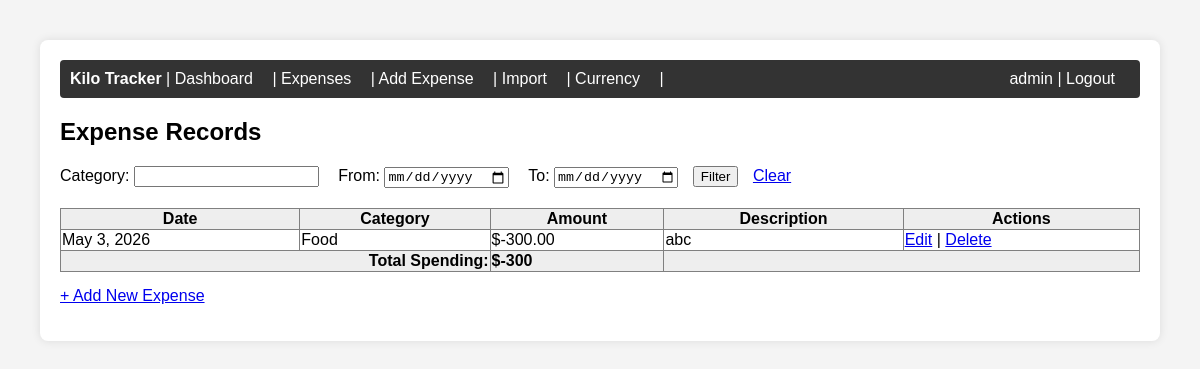
Page /expenses/ (signed in) on the earlier database version.
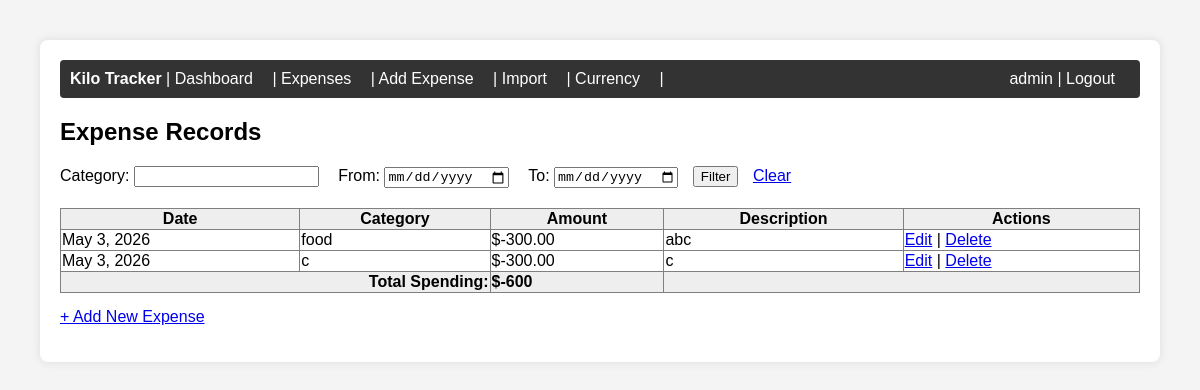
Same page on the later database version.
### skillsswap/models.py (models this page shows, shortened)
class Expense(models.Model):
    user = models.ForeignKey(User, on_delete=models.CASCADE)
    date = models.DateField()
    amount = models.DecimalField(max_digits=10, decimal_places=2)
    category = models.CharField(max_length=100)
    description = models.TextField(blank=True)
    created_at = models.DateTimeField(auto_now_add=True)
    updated_at = models.DateTimeField(auto_now=True)

### skillsswap/views.py (the view)
# urls.py: path('expenses/', ExpenseListView.as_view(), name='expense_list'),
class ExpenseListView(LoginRequiredMixin, ListView):
    model = Expense
    template_name = 'skillsswap/expense_list.html'
    context_object_name = 'expenses'
    def get_queryset(self):
        qs = Expense.objects.filter(user=self.request.user)
        category = self.request.GET.get('category')
        date_from = self.request.GET.get('date_from')
        date_to = self.request.GET.get('date_to')
        if category:
            qs = qs.filter(category__iexact=category)
        if date_from:
            qs = qs.filter(date__gte=date_from)
        if date_to:
            qs = qs.filter(date__lte=date_to)
        return qs.order_by('-date')
    def get_context_data(self, **kwargs):
        context = super().get_context_data(**kwargs)
        qs = self.get_queryset()
        context['total_spending'] = qs.aggregate(total=Sum('amount'))['total'] or 0
        context['category_filter'] = self.request.GET.get('category', '')
        context['date_from'] = self.request.GET.get('date_from', '')
        context['date_to'] = self.request.GET.get('date_to', '')
        return context

### skillsswap/templates/skillsswap/expense_list.html
{% extends 'skillsswap/base.html' %}
{% block content %}
<h2>Expense Records</h2>
<form method="get" style="margin-bottom: 20px;">
    <label>Category: <input type="text" name="category" value="{{ category_filter }}"></label>
    <label style="margin-left: 15px;">From: <input type="date" name="date_from" value="{{ date_from }}"></label>
    <label style="margin-left: 15px;">To: <input type="date" name="date_to" value="{{ date_to }}"></label>
    <button type="submit" style="margin-left: 10px;">Filter</button>
    <a href="{% url 'expense_list' %}" style="margin-left: 10px;">Clear</a>
</form>
<table border="1" style="width:100%; border-collapse: collapse;">
    <thead>
        <tr style="background-color: #eee;">
            <th>Date</th>
            <th>Category</th>
            <th>Amount</th>
            <th>Description</th>
            <th>Actions</th>
        </tr>
    </thead>
    <tbody>
        {% for expense in expenses %}
        <tr>
            <td>{{ expense.date }}</td>
            <td>{{ expense.category }}</td>
            <td>${{ expense.amount }}</td>
            <td>{{ expense.description }}</td>
            <td>
                <a href="{% url 'expense_edit' expense.pk %}">Edit</a> |
                <a href="{% url 'expense_delete' expense.pk %}">Delete</a>
            </td>
        </tr>
        {% empty %}
        <tr>
            <td colspan="5">No expenses found.</td>
        </tr>
        {% endfor %}
    </tbody>
    <tfoot>
        <tr style="background-color: #eee; font-weight: bold;">
            <td colspan="2" style="text-align: right;">Total Spending:</td>
            <td>${{ total_spending }}</td>
            <td colspan="2"></td>
        </tr>
    </tfoot>
</table>
<p style="margin-top: 15px;"><a href="{% url 'expense_add' %}">+ Add New Expense</a></p>
{% endblock %}

### skillsswap/templates/skillsswap/base.html (shortened to what this page needs)
<!DOCTYPE html>
<html>
<head>
</head>
<body>
    <div class="container">
        <nav>
            <strong>Kilo Tracker</strong> |
            <a href="{% url 'dashboard' %}">Dashboard</a> |
            <a href="{% url 'expense_list' %}">Expenses</a> |
            <a href="{% url 'expense_add' %}">Add Expense</a> |
            <a href="{% url 'import_expenses' %}">Import</a> |
            <a href="{% url 'currency_conversion' %}">Currency</a> |
            {% if user.is_authenticated %}
            <span style="float:right;">{{ user.username }} | <a href="{% url 'logout' %}">Logout</a></span>
            {% else %}
            <span style="float:right;"><a href="{% url 'login' %}">Login</a> | <a href="{% url 'register' %}">Register</a></span>
            {% endif %}
        </nav>
        {% block content %}{% endblock %}
    </div>
</body>
</html>

### skillsswap/templates/skillsswap/base.html (style rules this page uses)
body { font-family: Arial, sans-serif; margin: 40px; background-color: #f4f4f4; }
.container { background: white; padding: 20px; border-radius: 8px; box-shadow: 0 0 10px rgba(0, 0, 0, 0.1); }
nav { margin-bottom: 20px; padding: 10px; background: #333; color: white; border-radius: 4px; }
nav a { color: white; margin-right: 15px; text-decoration: none; }

Differences in the rows shown:
removed Expense: date "May 3, 2026", category "Food", amount "-300.00", description "abc"
added Expense: date "May 3, 2026", category "food", amount "-300.00", description "abc"
added Expense: date "May 3, 2026", category "c", amount "-300.00", description "c"
Other differences:
{{ total_spending }}: "-300" → "-600"
